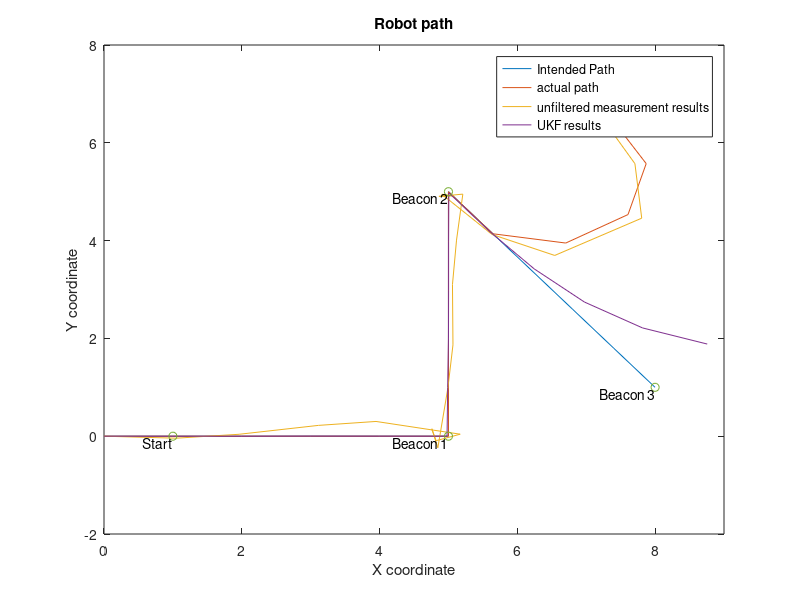
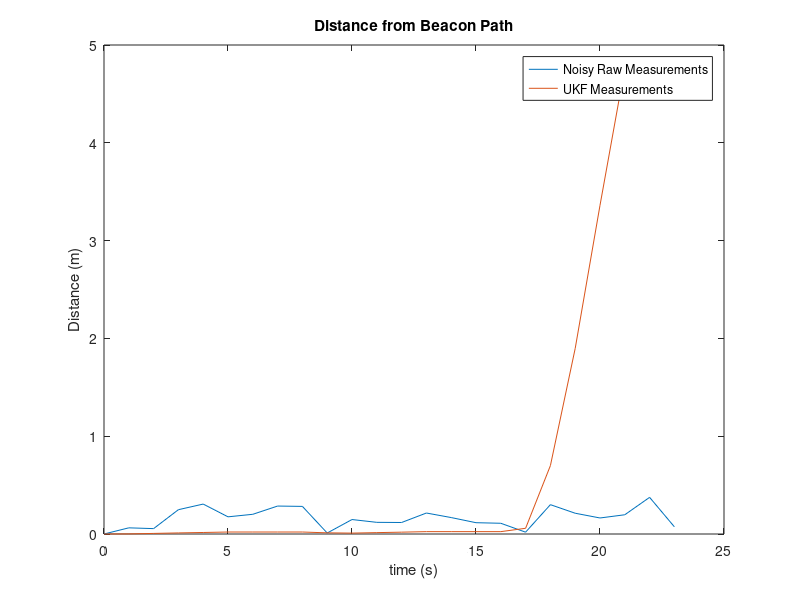

Source code (MATLAB) for these figures, in order:
%%Other Estimation Method assignment
% We chose UKF (Unscented Kalman Filter)
clear all

%% System Simulation Assignment
b = .2; % Axle width (distance from left wheel to right wheel)
piv1 = .05 * pi / 3;
piv2 = -1 * (piv1 + piv1 * .927/1.57);
vl = [1 1 1 1 1 -piv1 -piv1 -piv1 1 1 1 1 1 -piv2 -piv2 -piv2 1 1 1 1 1 0 0]; % Measured velocities of left wheel
vr = [1 1 1 1 1  piv1  piv1  piv1 1 1 1 1 1  piv2  piv2  piv2 1 1 1 1 1 0 0]; % Measured velocities of right wheel
L = length(vl); % Number of samples in vl, vr (Currently 23)
t = 0:1:L; % Time vector 
% Summary of desired path:
% Start at origin
%  Arrive at beacon one (5,0) at k = 5
%  Pivot towards beacon two (5,5) for 3 seconds
%  Arrive at beacon two at k = 13
%  Pivot towards beacon three (8,1) for 3 seconds 
%  Arrive at beacon three at k = 21



%% Noise and disturbances section
mu = 0; % Mean for noise (unused)
sigma_xy = .15; % Covariance for measurement noise
sigma_xyDot = .05; % Covariance for process/plant noise
sigma_phi = .05; % Covariance for meas. noise (angle)
sigma_phiDot = .01; % Cov for process/plant noise

sigma_r = .05; % covar for Beacon distance meas.
sigma_th = .01; % covar for beacon angle meas.


% Measurement noise
x_noise = sigma_xy * randn(L+1,1); % add mu for non-zero mean
y_noise = sigma_xy * randn(L+1,1);
phi_noise = sigma_phi * randn(L+1,1);

d1_noise = sigma_r * randn(L+1,1); % noise for beacon distance 1
d2_noise = sigma_r * randn(L+1,1);
d3_noise = sigma_r * randn(L+1,1);
th1_noise = sigma_th * randn(L+1,1);
th2_noise = sigma_th * randn(L+1,1);
th3_noise = sigma_th * randn(L+1,1);

% Process noise
xDot_noise = sigma_xyDot * randn(L+1,1);
yDot_noise = sigma_xyDot * randn(L+1,1);
phiDot_noise = sigma_phiDot * rand(L+1,1);
xDot_noise = zeros(L+1,1); %testing
yDot_noise = zeros(L+1,1);
phiDot_noise = zeros(L+1,1);

% Left disturbances
dist_l = zeros(L+1, 1);
%dist_l(5:6) = .2;

% Right disturbances
dist_r = zeros(L+1,1);
dist_r(17:20) = .15;

%% System initialization section
% Initial Parameters
Q = diag([sigma_xyDot sigma_xyDot sigma_phiDot]); % Covariance matrix for plant noise (?)
%R = diag([sigma_xy sigma_xy sigma_phi]); % Covariance matrix for measurement noise (?)
R = diag([sigma_xy sigma_xy sigma_phi]);
P0 = eye(3,3)./500; % Covariance of initial state (~0 since known exactly)
x0 = [0;0;0]; % Initial coordinates

Pk_plus = P0;
xk_plus = x0;

x_tris = zeros(1,L+1);
y_tris = zeros(1,L+1);

p1 = [5; 0]; % beacon 1 location
p2 = [5; 5]; % beacon 2 location
p3 = [8; 1]; % beacon 3 location
p_robot = zeros(L+1,2);

% Error measurement matrices
simError = zeros(L+1,3);
estError = zeros(L+1,3);

distance = zeros(L+1,1);
estDistance = zeros(L+1,1);

n = 3; % State Dimensions
m = 3; % Measurement Dimensions

e = eye(3,3);

avg = (1/(2*n)) * ones(2*n,1);

state_samples = zeros(n,2*n); % Sample distribution matrix
state_sim = zeros(n,2*n);   %This will store the simulated values state_sim = f(state_samples,u)
out_sim = zeros(m,2*n);   %This will store the simulated values out_sim = g(x_estimation_samples,u)

xDot=0;
yDot=0;
phiDot=0;

% Pos for "position", not "positive"
xpos_ =      zeros(1,L+1); % For ideal sim
xpos =       zeros(1,L+1); % After process noise and disturbances
xpos_noisy = zeros(1,L+1); % After measurement noise
ypos_ =      zeros(1,L+1); 
ypos =       zeros(1,L+1); 
ypos_noisy = zeros(1,L+1);
phipos =     zeros(1,L+1);
phipos_ =    zeros(1,L+1);
phipos_noisy = zeros(1,L+1);

estimate = zeros(3,L+1);

for i = 1:L
    %% Ideal sim section (no noise, no disturbance):
    xDot_ = .5 * cos(phipos_(i)) * (vr(i) + vl(i)); % Incremental change in x
    xpos_(i+1) = xDot_ + xpos_(i); % iterate sim
    
    yDot_ = .5 * sin(phipos_(i))* (vr(i) + vl(i));
    ypos_(i+1) = yDot_ + ypos_(i); % iterate simulation
    
    phiDot_ = vr(i)/b - vl(i)/b;
    phipos_(i+1) = phiDot_ + phipos_(i);
    
    %% Realistic sim section:
    xDot = .5 * cos(phipos(i)) * (vr(i) + dist_r(i) + vl(i) + dist_l(i)) + xDot_noise(i); %Includes disturbance and measurement noise
    xpos(i+1) = xDot + xpos(i); % Iterate simulation
    xpos_noisy(i+1) = xpos(i+1) + x_noise(i+1); % Collect measurement (with noise)

    yDot = .5 * sin(phipos(i))* (vr(i) + dist_r(i) + vl(i) + dist_l(i)) + yDot_noise(i);
    ypos(i+1) = yDot + ypos(i);
    ypos_noisy(i+1) = ypos(i+1) + y_noise(i+1);

    phiDot = 1/b * (vr(i) + dist_r(i) - (vl(i) + dist_l(i))) + phiDot_noise(i);
    phipos(i+1) = phiDot + phipos(i) ;
    phipos_noisy(i+1) = phipos(i+1) + phi_noise(i+1);

    outk = [xpos_noisy(i+1); ypos_noisy(i+1); phipos_noisy(i+1)];

%     Vincent's requested output version:
%     outk = [  sqrt( (p1(1)-xpos_noisy(i+1))^2 + (p1(2)-ypos_noisy(i+1))^2);
%             atan2( p1(2)-ypos_noisy(i+1), p1(1) - xpos_noisy(i+1));
%             sqrt( (p2(1)-xpos_noisy(i+1))^2 + (p2(2)-ypos_noisy(i+1))^2) ;
%             atan2( p2(2)-ypos_noisy(i+1), p2(1) - xpos_noisy(i+1));
%             sqrt( (p3(1)-xpos_noisy(i+1))^2 + (p3(2)-ypos_noisy(i+1))^2);
%             atan2( p3(2)-ypos_noisy(i+1), p3(1) - xpos_noisy(i+1))];

    %% UKF TIME UPDATE SECTION

    %     Get standard deviation matrix
    M = chol(Pk_plus);
    %     Simulate 2n points through state transition
    for j = 1:2*n
    %     Generate samples
        if(j<=n)
            state_samples(:,j) = xk_plus + sqrt(n)*M*e(:,j);
        else
            state_samples(:,j) = xk_plus - sqrt(n)*M*e(:,j-n);
        end
    %     Evaluate Simulated values
        state_sim(:,j) = xk_plus + [cos(state_samples(3,j))*vr(i)/2 + cos(state_samples(3,j))*vl(i)/2;
                                sin(state_samples(3,j))*vr(i)/2 + sin(state_samples(3,j))*vl(i)/2;
                                vr(i)/b - vl(i)/b];
    end

    % Take average mean as predicted mean
    x_kplus1_minus = state_sim*avg;

    for j = 1:2*n
        P_kplus1_minus = zeros(3,3);

    % Take average covariance as predicted covariance
        P_kplus1_minus = P_kplus1_minus + (1/(2*n)) * (state_sim(:,j)-x_kplus1_minus) * (state_sim(:,j)-x_kplus1_minus)';
    end
    P_kplus1_minus = P_kplus1_minus + Q;


    %% UKF MEASUREMENT UPDATE section

    xk_minus = x_kplus1_minus;
    Pk_minus = P_kplus1_minus;

    %     Simulate 2n points through measurement
    for j = 1:2*n
    %     Generate samples
        if(j<=n)
            state_samples(:,j) = xk_minus + sqrt(n)*M*e(:,j);
        else
            state_samples(:,j) = xk_minus - sqrt(n)*M*e(:,j-n);
        end
    %     Evaluate Simulated output values (This is where Beacon measurements
    %     go)
         out_sim(:,j) = state_samples(:,j);        % Just pass location

          % Get output from simulated beacon measurements
    %     out_sim(:,j) = [sqrt( (p1(1)-state_samples(1,j))^2 + (p1(2)-state_samples(2,j))^2);
    %                     atan2( p1(2)-state_samples(2,j), p1(1) - state_samples(1,j));
    %                     sqrt( (p2(1)-state_samples(1,j))^2 + (p2(2)-state_samples(2,j))^2) ;
    %                     atan2( p2(2)-state_samples(2,j), p2(1) - state_samples(1,j));
    %                     sqrt( (p3(1)-state_samples(1,j))^2 + (p3(2)-state_samples(2,j))^2);
    %                     atan2( p3(2)-state_samples(2,j), p3(1) - state_samples(1,j))];
        
        
    
    end
    out_est = out_sim * avg;
    
    for j = 1:2*n
        P_xy = zeros(n,m);
        P_y = zeros(m,m);

        % Take average covariance as predicted covariance
        P_xy = P_xy + (1/(2*n)) * (state_samples(:,j)-xk_minus) * (out_sim(:,j)-out_est)';
        P_y = P_y + (1/(2*n)) * (out_sim(:,j)-out_est) * (out_sim(:,j)-out_est)';
    end
    P_y = P_y + R;

    % Calculate Kalman Gain
    K = P_xy / P_y;

    xk_plus = xk_minus + K*(outk - out_est);
    Pk_plus = Pk_minus - K*P_xy';
   
    %% Observation section
    estimate(:,i+1) = xk_plus;
%     Distance with noisy simulated measurements
    d_1 = norm([xpos_noisy(i+1);ypos_noisy(i+1)]-p1); % Distance to beacon 1
    d_2 = norm([xpos_noisy(i+1);ypos_noisy(i+1)]-p2); % Distance to beacon 2
    d_3 = norm([xpos_noisy(i+1);ypos_noisy(i+1)]-p3); % Distance to beacon 3
    simError(i+1, :) = [d_1, d_2, d_3];
        
%     Distance from actual simulated path (with noise)
    d = norm([xpos_noisy(i+1);ypos_noisy(i+1)]-[xpos(i+1);ypos(i+1)]); % Noisy distance (with meas. noise) to actual simulated path (with process noise and disturbances)
    estd = norm([xk_plus(1);xk_plus(2)]-[xpos(i+1);ypos(i+1)]); % Filter-estimated distance 
    distance(i+1) = d;
    estDistance(i+1) = estd;
end

%% Create error vectors for beacons of interest. i.e. Only the distance to
% the next beacon
% Times the robot reaches beacon: 5 13 21

% simDistance = [simError(1:5,1);
%                 simError(6:13,2);
%                 simError(14:L,3)];
% estDistance = [estError(1:5,1);
%                 estError(6:13,2);
%                 estError(14:L,3)];


%% Plotting section
beacons = [ 1 0;
            5 0;
            5 5;
            8 1];
figure(1)
plot(xpos_, ypos_); % Intended path (no process or measurement noise)
hold on
plot(xpos, ypos); % Actual path (no measurement noise)
plot(xpos_noisy, ypos_noisy) % Actual state (includes measurement and process noise)
plot(estimate(1,:),estimate(2,:)); % UKF results
plot(beacons(:,1),beacons(:,2), 'o')

title("Robot path")
xlabel('X coordinate')
xlim([0 9])
ylabel('Y coordinate')
legend('Intended Path', 'actual path', 'unfiltered measurement results', 'UKF results')
labels = {'Start','Beacon 1', 'Beacon 2', 'Beacon 3'};
text(beacons(:,1),beacons(:,2),labels,'VerticalAlignment','top','HorizontalAlignment','right')

figure(2)
plot(t,distance)
hold on
plot(t,estDistance)
title("Distance from Beacon Path")
xlabel('time (s)')
ylabel('Distance (m)')
legend('Noisy Raw Measurements', 'UKF Measurements')
